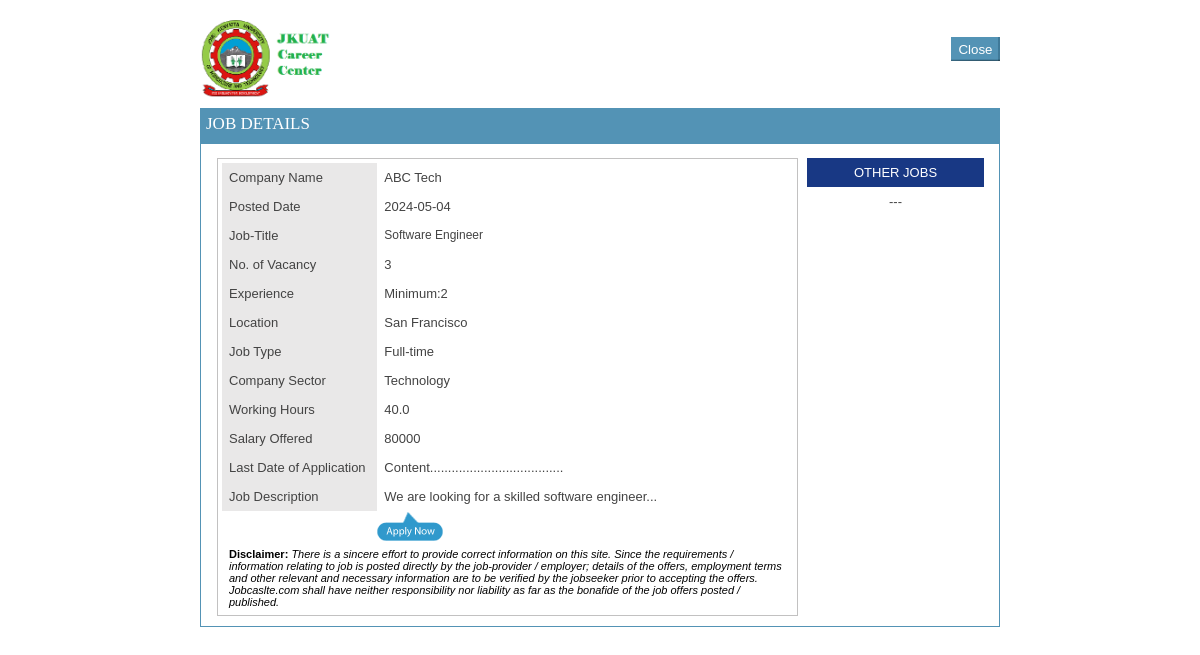
Page /jobseeker_job_details.php?jid=1 on the committed database.
### tables this page shows
CREATE TABLE `jobs` (
  `j_id` int(4) NOT NULL,
  `j_er_id` int(30) NOT NULL,
  `j_category` varchar(128) NOT NULL,
  `j_owner_name` varchar(128) NOT NULL,
  `j_title` varchar(128) NOT NULL,
  `j_hours` float(3,1) NOT NULL,
  `j_salary` int(64) NOT NULL,
  `j_date` date NOT NULL,
  `j_sector` varchar(128) NOT NULL,
  `j_type` varchar(128) NOT NULL,
  `j_country` varchar(128) NOT NULL,
  `j_vacancy` int(10) NOT NULL,
  `j_company` varchar(128) NOT NULL,
  `j_experience` int(7) NOT NULL,
  `j_description` varchar(300) NOT NULL,
  `j_city` varchar(128) NOT NULL,
  `j_active` int(1) NOT NULL DEFAULT 0
);

### jobseeker_job_details.php (the view, shortened to what this page needs)
<?php
$dbc = @mysqli_connect(DATABASE_HOST, DATABASE_USER, DATABASE_PASSWORD,DATABASE_NAME);
$apply=$_GET['jid'];
$query = "select * from jobs where j_id=$apply";
$result = mysqli_query($dbc,$query);
$row = mysqli_fetch_array($result,MYSQLI_ASSOC);
?>
<!DOCTYPE html PUBLIC "-//W3C//DTD XHTML 1.0 Transitional//EN" "http://www.w3.org/TR/xhtml1/DTD/xhtml1-transitional.dtd">
<html xmlns="http://www.w3.org/1999/xhtml">
<head>
<link rel="stylesheet" type="text/css" href="css/stylejobseeker.css" />
</head>
<body>
<div id="detail_header"><img src="images/jobs_castle_logo.png" width="150" align="left" />
<input name="" type="submit"  class="close_button" value="Close"/>
</div>
<div id="details_body">
<table width="100%" height="auto" border="1" bordercolor="#5393b5" cellpadding="0" cellspacing="0">
  <tr>
    <td height="35" colspan="2" bgcolor="#5393b5"><span class="job_details_text">JOB DETAILS</span></td>
    </tr>
  <tr>
    <td width="60%" height="auto">
    <div class="left_details">
    <table width="100%" border="0" cellspacing="0" cellpadding="0">
  <?php
  echo '<tr>
    <td width="27%" bgcolor="#e9e8e8" style="padding:7px;">Company Name</td>
    <td width="73%" style="padding:7px;">'.$row['j_company'].'
  </tr>
  <tr>
    <td bgcolor="#e9e8e8" style="padding:7px;">Posted Date</td>
    <td style="padding:7px;">'.$row['j_date'].'</td>
  </tr>
  <tr>
    <td bgcolor="#e9e8e8" style="padding:7px;">Job-Title</td>
    <td style="padding:7px; font-size:12px;">'.$row['j_title'].'</td>
  </tr>
  <tr>
    <td bgcolor="#e9e8e8" style="padding:7px;">No. of Vacancy</td>
    <td style="padding:7px;">'.$row['j_vacancy'].'</td>
  </tr>
  <tr>
    <td bgcolor="#e9e8e8" style="padding:7px;">Experience</td>
    <td style="padding:7px;">Minimum:'.$row['j_experience'].'</td>
  </tr>
  <tr>
    <td bgcolor="#e9e8e8" style="padding:7px;">Location</td>
    <td style="padding:7px;">'.$row['j_city'].'</td>
  </tr>
  <tr>
    <td bgcolor="#e9e8e8" style="padding:7px;">Job Type</td>
    <td style="padding:7px;">'.$row['j_type'].'</td>
  </tr>
  <tr>
    <td bgcolor="#e9e8e8" style="padding:7px;">Company Sector</td>
    <td style="padding:7px;">'.$row['j_sector'].'</td>
  </tr>
  <tr>
    <td bgcolor="#e9e8e8" style="padding:7px;">Working Hours</td>
    <td style="padding:7px;">'.$row['j_hours'].'</td>
  </tr>
  <tr>
    <td bgcolor="#e9e8e8" style="padding:7px;">Salary Offered</td>
    <td style="padding:7px;">'.$row['j_salary'].'</td>
  </tr>
  <tr>
    <td bgcolor="#e9e8e8" style="padding:7px;">Last Date of Application</td>
    <td style="padding:7px;">Content.....................................</td>
  </tr>
  <tr>
    <td bgcolor="#e9e8e8" style="padding:7px;">Job Description</td>
    <td style="padding:7px;">'.$row['j_description'].'</td>
  </tr>';
echo '<tr>  <td style="padding:7px;"> </td>
<td ><a href="process_apply.php?jid='.$row['j_id'].'" style="text-decoration:none; color:#000; border:none;"><img src="images/apply.png" /></a></td>
 <!--  <td style="padding:7px;" >
    <input type="submit" name="" value="Share" class="share"/>
    </td> -->
  </tr>
  <tr>
    <td colspan="2" bgcolor="#FFFFFF" style="padding:7px;"><span class="disclaimer"><strong>Disclaimer:</strong> <em>There is a sincere effort to provide correct information on this site. Since the requirements / information relating to job is posted directly by the job-provider / employer; details of the offers, employment terms and other relevant and necessary information are to be verified by the jobseeker prior to accepting the offers. Jobcaslte.com shall have neither responsibility nor liability as far as the bonafide of the job offers posted / published.</em></span></td>
    </tr>'
	?>
</table>
    </div>
    </td>
    <td width="19%"><div class="rigt_details">
    <table width="100%" border="0" cellspacing="0" cellpadding="0">
  <tr>
    <td bgcolor="#183884" style="padding:7px; color:#fff;">OTHER JOBS</td>
  </tr>
  <tr>
    <td bgcolor="#FFFFFF" style="padding:7px;">---</td>
  </tr>
</table>
</div></td>
  </tr>
</table>
</div>
</body>
</html>

### css/stylejobseeker.css (style rules this page uses)
body { margin:0; padding:0; }
#detail_header { width:800px; height:61px; margin:20px auto; }
#details_body { width:800px; height:auto; font-style: normal; margin-top: 0; margin-right: auto; margin-bottom: 20px; margin-left: auto; }
#details_body table { font-size: 13px; }
#details_body table tr { border:none; margin:0; padding:0; }
#details_body td { border:none; margin:0; padding:0; vertical-align:top; }
.left_details { width:auto; height:auto; border:1px solid #c2c1c1; font-family:Arial, Helvetica, sans-serif; font-size:14px; color:#434343; margin-top: 14px; margin-right: 9px; margin-bottom: 10px; margin-left: 16px; padding-top: 4px; padding-right: 0; padding-bottom: 0; padding-left: 4px; }
.job_details_text { color:#fff; font-family:Consolas; font-size:17px; padding:0 0 0 5px; line-height:30px; }
.left_details table { border:none; }
.left_details table tr td { padding:10px; border:none; }
.rigt_details { height:auto; width:auto; font-family:Arial, Helvetica, sans-serif; font-size:14px; color:#434343; margin-top: 14px; margin-bottom: 10px; margin-right: 15px; padding:0; text-align:center; }
.rigt_details table { border:none; text-align:center; }
.rigt_details table tr { border:none; }
.close_button { float:right; width:49px; height:24px; background:url(../images/close.png) no-repeat; border:none; color:#fff; margin:17px 0 0 0; }
.disclaimer { font-family:Arial, Helvetica, sans-serif; font-size:11px; color:#000; text-align:justify; }

### rows in the picture
jobs: j_company "ABC Tech", j_date "2024-05-04", j_title "Software Engineer", j_vacancy "3", j_experience "2", j_city "San Francisco", j_type "Full-time", j_sector "Technology", j_hours "40.0", j_salary "80000", j_description "We are looking for a skilled software engineer..."
